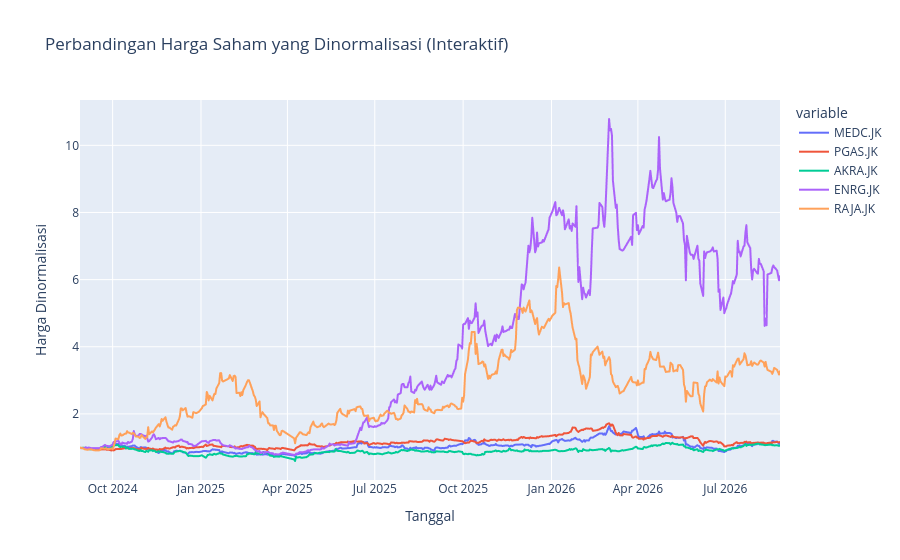

Here is the notebook cell this chart was saved with:
### Markdown cell above
##### Interactive Line Plot and Histogram for Stock Normalize ratio

### Code cell
import plotly_express as px

fig_normalized_prices = px.line(
    normalized_stock_data,
    x=normalized_stock_data.index,
    y=normalized_stock_data.columns,
    title='Perbandingan Harga Saham yang Dinormalisasi (Interaktif)',
    labels={'index': 'Tanggal', 'value': 'Harga Dinormalisasi'},
    hover_name=normalized_stock_data.columns.name 
)

fig_normalized_prices.update_layout(
    xaxis_title='Tanggal',
    yaxis_title='Harga Dinormalisasi'
)

fig_normalized_prices.show()

### Figure 1 — Plotly figure (JSON) as saved in the notebook; plotly's stock layout.template omitted (floating-point values rounded to 4 significant figures; data arrays with more than 128 entries replaced by an {"elided": "..."} marker saying what was removed)
{"data": [{"hovertemplate": "variable=MEDC.JK<br>Date=%{x}<br>Harga Dinormalisasi=%{y}<extra></extra>", "legendgroup": "MEDC.JK", "line": {"color": "#636efa", "dash": "solid"}, "marker": {"symbol": "circle"}, "mode": "lines", "name": "MEDC.JK", "showlegend": true, "type": "scattergl", "x": {"elided": "477 str values"}, "xaxis": "x", "y": {"elided": "477 float values"}, "yaxis": "y"}, {"hovertemplate": "variable=PGAS.JK<br>Date=%{x}<br>Harga Dinormalisasi=%{y}<extra></extra>", "legendgroup": "PGAS.JK", "line": {"color": "#EF553B", "dash": "solid"}, "marker": {"symbol": "circle"}, "mode": "lines", "name": "PGAS.JK", "showlegend": true, "type": "scattergl", "x": {"elided": "477 str values"}, "xaxis": "x", "y": {"elided": "477 float values"}, "yaxis": "y"}, {"hovertemplate": "variable=AKRA.JK<br>Date=%{x}<br>Harga Dinormalisasi=%{y}<extra></extra>", "legendgroup": "AKRA.JK", "line": {"color": "#00cc96", "dash": "solid"}, "marker": {"symbol": "circle"}, "mode": "lines", "name": "AKRA.JK", "showlegend": true, "type": "scattergl", "x": {"elided": "477 str values"}, "xaxis": "x", "y": {"elided": "477 float values"}, "yaxis": "y"}, {"hovertemplate": "variable=ENRG.JK<br>Date=%{x}<br>Harga Dinormalisasi=%{y}<extra></extra>", "legendgroup": "ENRG.JK", "line": {"color": "#ab63fa", "dash": "solid"}, "marker": {"symbol": "circle"}, "mode": "lines", "name": "ENRG.JK", "showlegend": true, "type": "scattergl", "x": {"elided": "477 str values"}, "xaxis": "x", "y": {"elided": "477 float values"}, "yaxis": "y"}, {"hovertemplate": "variable=RAJA.JK<br>Date=%{x}<br>Harga Dinormalisasi=%{y}<extra></extra>", "legendgroup": "RAJA.JK", "line": {"color": "#FFA15A", "dash": "solid"}, "marker": {"symbol": "circle"}, "mode": "lines", "name": "RAJA.JK", "showlegend": true, "type": "scattergl", "x": {"elided": "477 str values"}, "xaxis": "x", "y": {"elided": "477 float values"}, "yaxis": "y"}], "layout": {"legend": {"title": {"text": "variable"}, "tracegroupgap": 0}, "title": {"text": "Perbandingan Harga Saham yang Dinormalisasi (Interaktif)"}, "xaxis": {"anchor": "y", "domain": [0, 1], "title": {"text": "Tanggal"}}, "yaxis": {"anchor": "x", "domain": [0, 1], "title": {"text": "Harga Dinormalisasi"}}}}
